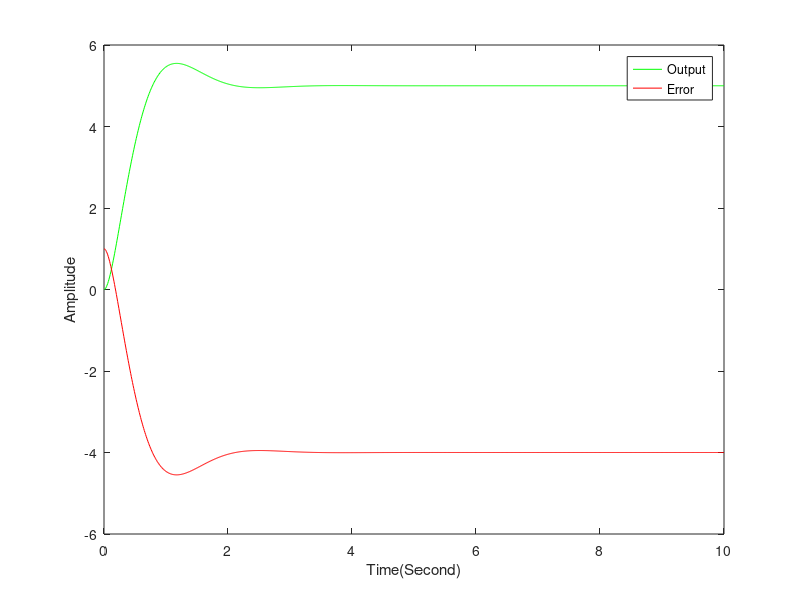

Here is the MATLAB script that generated this plot:
clc; clear; close all;
format compact;

t = 0:0.01:10;
% Defining functions
s=tf('s');
R_s = 1/s;
Open_s = 100/(s*(s+10));
H_s = 1/(s+5);
Close_s = Open_s/(1+Open_s*H_s);

% Calculating response and error function
C_s = R_s*Close_s;
E_s = R_s - C_s;

% Finding Response and Error
output = impulse(C_s, t);
error = impulse(E_s, t);

%Plotting result
plot(t,output,"g",t,error,"r");
xlabel("Time(Second)"); ylabel("Amplitude");
legend('Output','Error');